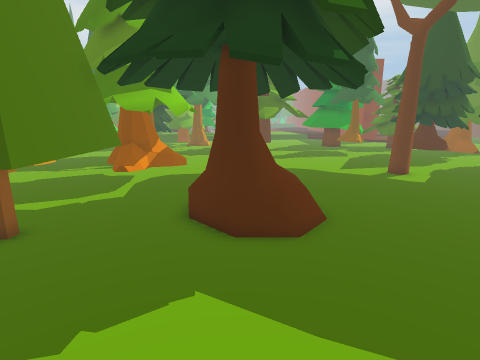
View 1 (above)

24 first-person views from a walk through a scene from a Unity 3-D project. The camera is 1.5 m above the floor, tilts 12° down and sees 80° across. The floor is counted in squares, 0.5 m on a side. Each view is taken from the middle of a square. On the plan, view 1 faces up. The plan holds only what a view shows up to about 20 squares ahead; the rest is blank. The place goes on beyond the plan. The player character is not drawn.

View 2
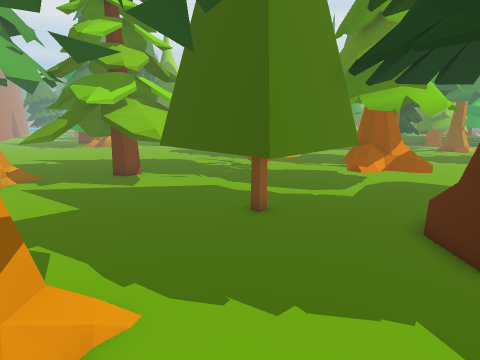

View 3
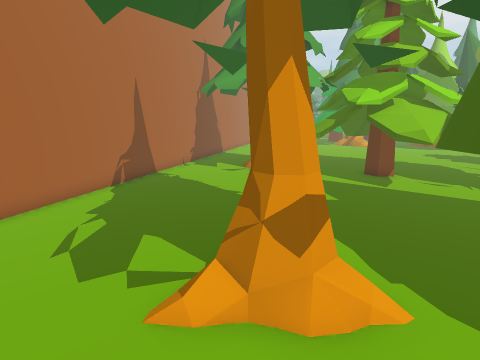

View 4
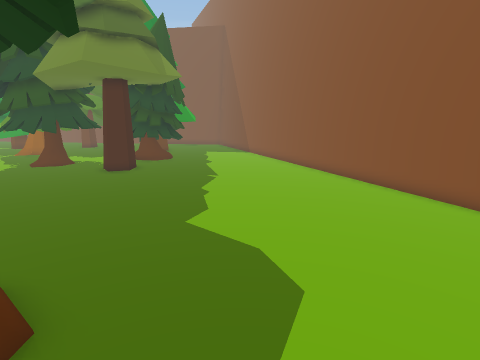

View 5
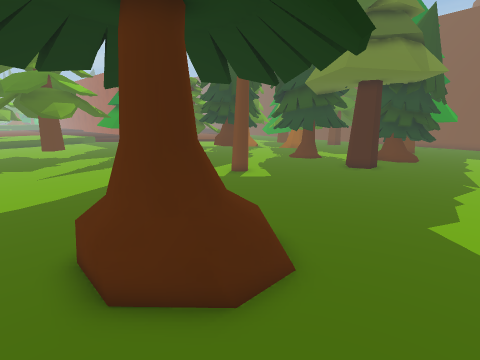

View 6
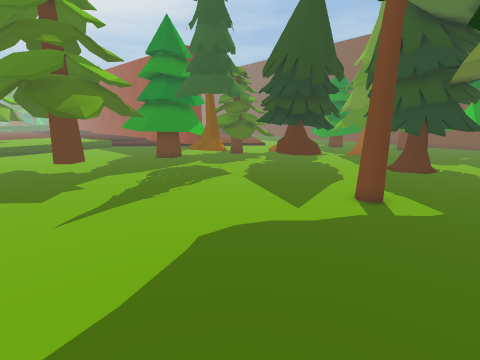

View 7
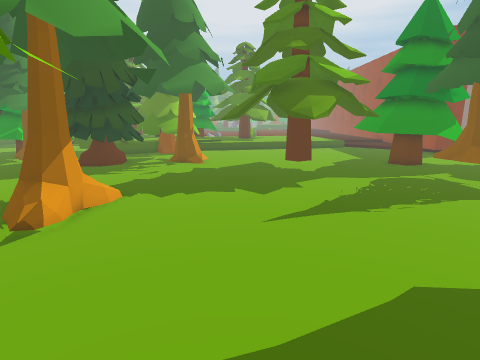

View 8
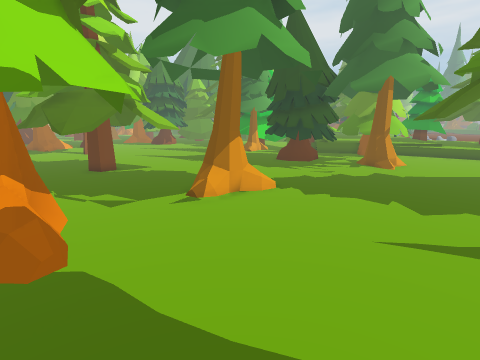

View 9
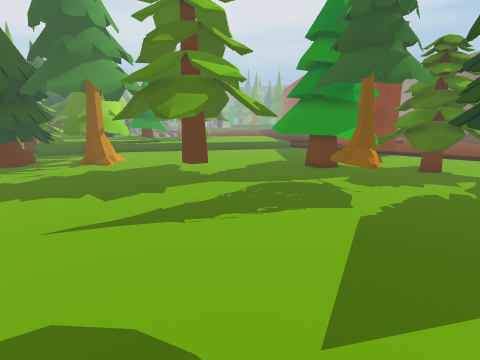

View 10
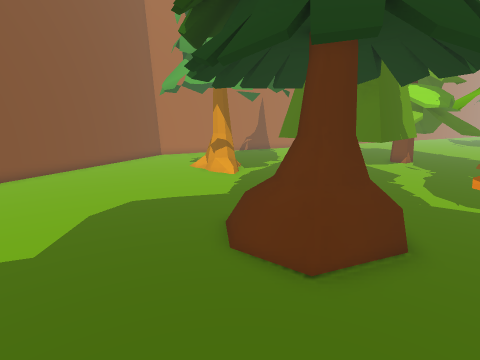

View 11
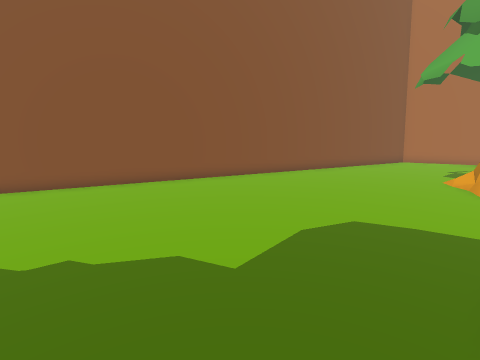

View 12
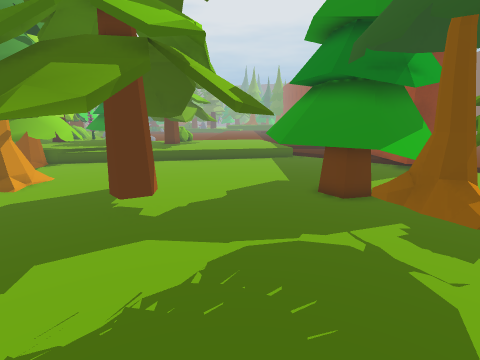

View 13
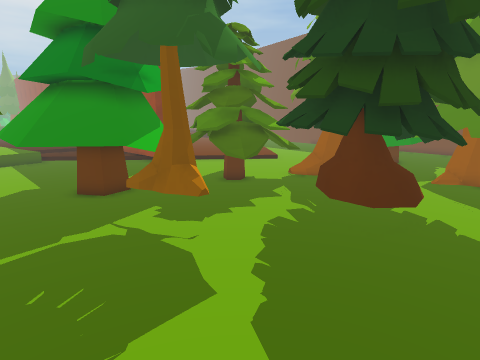

View 14
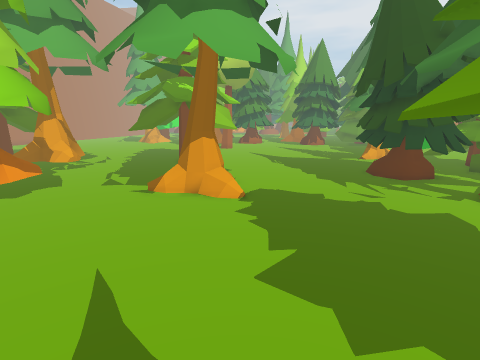

View 15
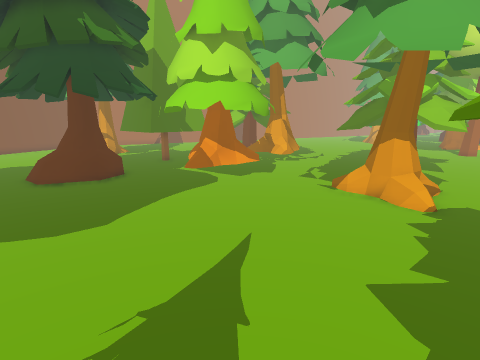

View 16
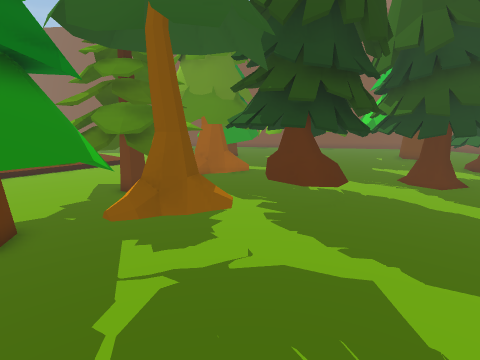

View 17
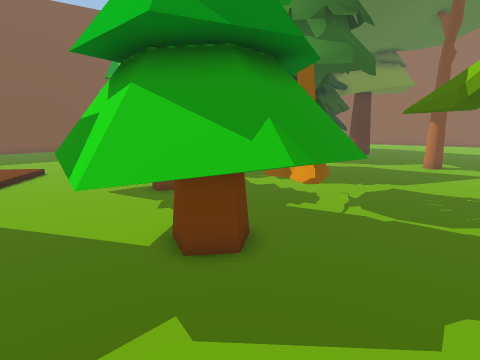

View 18
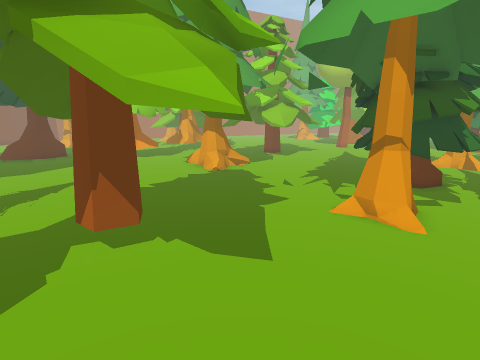

View 19
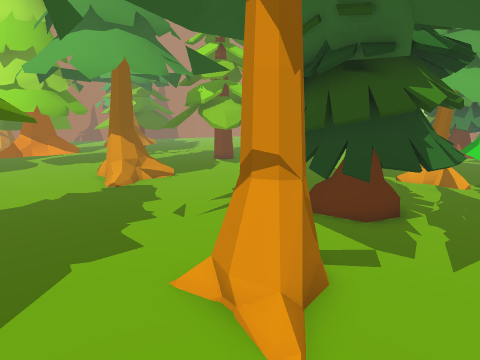

View 20
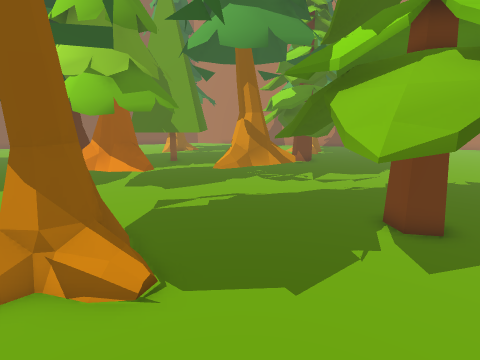

View 21
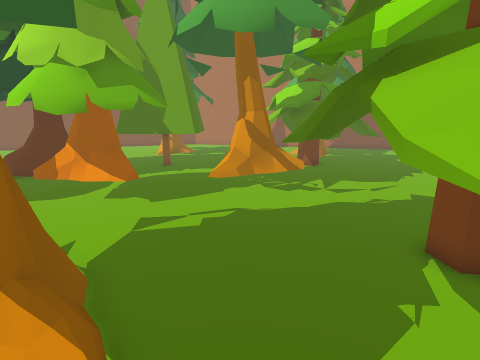

View 22
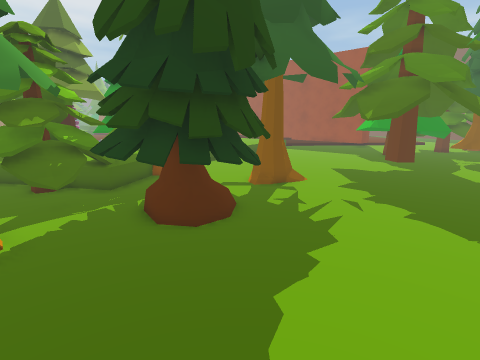

View 23
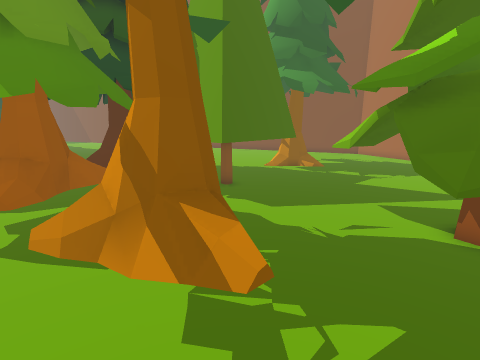

View 24
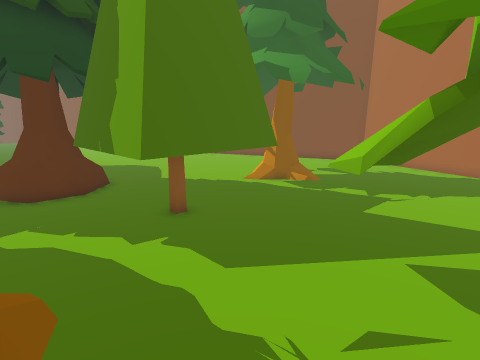

### Floor plan
Key: @ floor where view 1 was taken; # wall or solid block; . floor; O other object.
Columns run from 16 left of view 1 to 18 right of it. Each row starts with its distance up from view 1.
 37  OOOOOOOOO#..................... ..
 36  .O. OO..................OOOO......
 35 O.. OOO #..OO......O....OOOOO .....
 34 O..OOOOOO.OOO.....OO...OOOOOO .....
 33 O..OOOOOO..#O..........OOOOO   OO O
 32 ...OOOOOO..............OOOOOOOOOOOO
 31 ....OOOOO.....OO..OO..OOOOOOOOOOOOO
 30 .....OO.......OO..##..OOOOOO OOOOOO
 29 ...............O......O...###.OOOOO
 28 ..........................OO#. OOOO
 27  ................OOO......#O......O
 26  .................OO.......O.OOOOO
 25 .............................OOOOOO
 24 ..OO..... O..................OOO OO
 23 .OOO...OOOO..................OOOOOO
 22  .OO....OO#..................OOOOOO
 21 OO.O....OO ...................OOO.
 20 #O.O.....O.......................OO
 19  .OO............................OOO
 18  .OOO..........................OOOO
 17 OOOO.....OOOO..................OOOO
 16 .........O...............O.....OOOO
 15 .....OO..OOOOOO................OOOO
 14 ...OOO#.OOO#OOO.................OOO
 13 ...OOO#.#OOOOOO..................
 12 .....O .OOOOOO.................O# O
 11 OO........ OO...OO.............##.O
 10 OOO............OOOO...............O
  9 OOO.....OOOOO..O#OO................
  8  ..O....OOOOO..OOOO................
  7 #O.OOO..OOOOO......................
  6 OO.OOO..OOOOO......................
  5  .OO....OOOOO......................
  4 OOO................................
  3 OO.................................
  2 #..................................
  1 O..........OO......................
  0    ....... OO...@...............###
 -1 ..........OOO.................###
 -2 ............O..............####
 -3 .........................####
 -4 ......................####
 -5 ....................####
 -6 ##...............####
 -7  #####.........####
 -8     #####....###
 -9        #######

Positions as (right, up) in squares from view 1, and headings:
1: (0, 0), facing up
2: (0, 0), facing up-left
3: (0, -1), facing left
4: (-2, 4), facing right
5: (-3, 4), facing up-right
6: (-2, 12), facing up-right
7: (-1, 13), facing up
8: (2, 14), facing up-left
9: (5, 14), facing up
10: (7, 13), facing down-left
11: (6, 11), facing down
12: (6, 21), facing up
13: (6, 20), facing up-right
14: (5, 24), facing left
15: (5, 26), facing down-left
16: (4, 26), facing right
17: (5, 37), facing down-right
18: (5, 37), facing down-left
19: (-1, 37), facing down-left
20: (-11, 28), facing down
21: (-11, 26), facing down
22: (-16, 25), facing up-right
23: (-16, 16), facing down-right
24: (-14, 12), facing down-right
